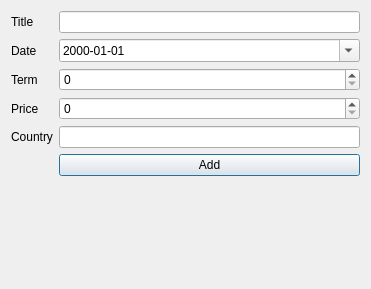
<?xml version="1.0" encoding="UTF-8"?>
<ui version="4.0">
 <class>DialogAddMedicine</class>
 <widget class="QDialog" name="DialogAddMedicine">
  <property name="geometry">
   <rect>
    <x>0</x>
    <y>0</y>
    <width>371</width>
    <height>289</height>
   </rect>
  </property>
  <property name="windowTitle">
   <string>Dialog</string>
  </property>
  <layout class="QFormLayout" name="formLayout">
   <item row="0" column="0">
    <widget class="QLabel" name="label">
     <property name="text">
      <string>Title</string>
     </property>
    </widget>
   </item>
   <item row="0" column="1">
    <widget class="QLineEdit" name="lineEdit"/>
   </item>
   <item row="1" column="0">
    <widget class="QLabel" name="label_2">
     <property name="text">
      <string>Date</string>
     </property>
    </widget>
   </item>
   <item row="1" column="1">
    <widget class="QDateEdit" name="dateEdit">
     <property name="displayFormat">
      <string>yyyy-MM-dd</string>
     </property>
     <property name="calendarPopup">
      <bool>true</bool>
     </property>
    </widget>
   </item>
   <item row="2" column="0">
    <widget class="QLabel" name="label_3">
     <property name="text">
      <string>Term</string>
     </property>
    </widget>
   </item>
   <item row="2" column="1">
    <widget class="QSpinBox" name="spinBox"/>
   </item>
   <item row="3" column="0">
    <widget class="QLabel" name="label_4">
     <property name="text">
      <string>Price</string>
     </property>
    </widget>
   </item>
   <item row="3" column="1">
    <widget class="QSpinBox" name="spinBox_2"/>
   </item>
   <item row="4" column="0">
    <widget class="QLabel" name="label_5">
     <property name="text">
      <string>Country</string>
     </property>
    </widget>
   </item>
   <item row="4" column="1">
    <widget class="QLineEdit" name="lineEdit_2"/>
   </item>
   <item row="5" column="1">
    <widget class="QPushButton" name="pushButton">
     <property name="text">
      <string>Add</string>
     </property>
    </widget>
   </item>
  </layout>
 </widget>
 <resources/>
 <connections/>
</ui>
